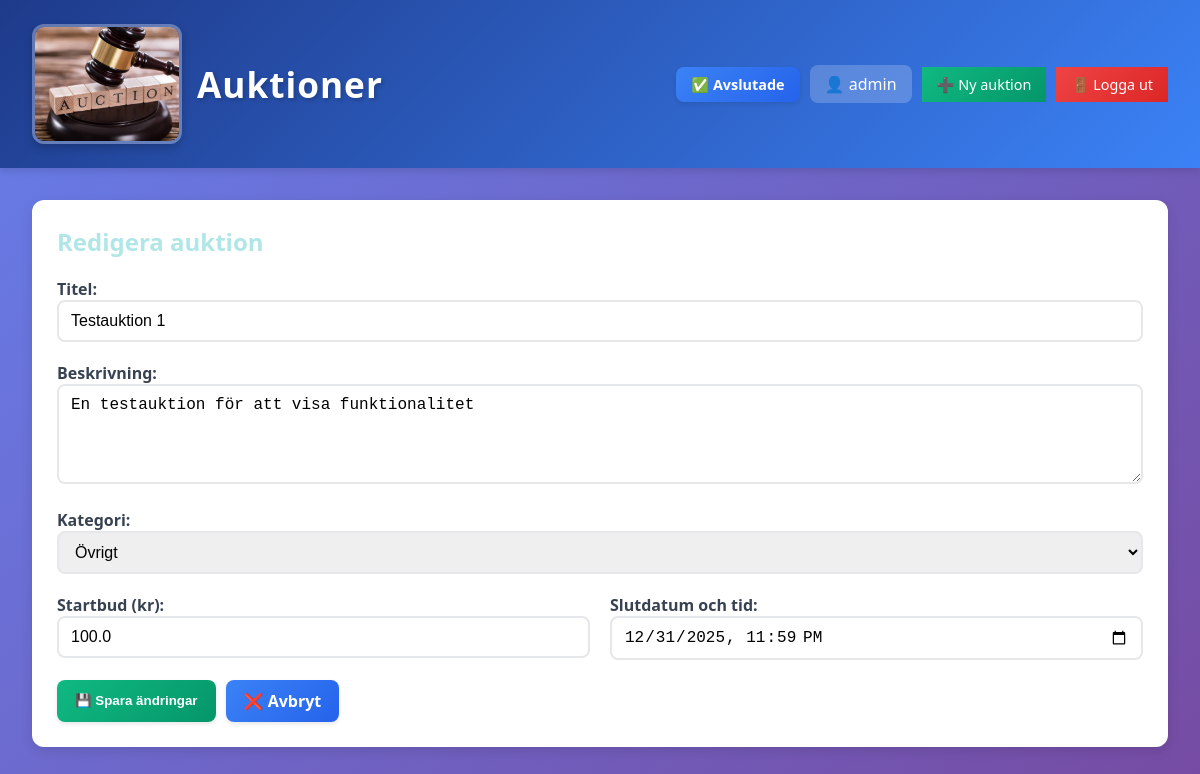
Screenshot of /admin/edit/1 (signed in) with the database file from the repository.
### tables this page shows
CREATE TABLE auctions (
    id INTEGER PRIMARY KEY AUTOINCREMENT,
    title TEXT NOT NULL,
    description TEXT NOT NULL,
    starting_bid REAL NOT NULL,
    end_datetime TEXT NOT NULL,
    category TEXT DEFAULT 'Övrigt',
    likes INTEGER DEFAULT 0,
    dislikes INTEGER DEFAULT 0
);

### myblueprints/auctions/auctions_routes.py (the view, shortened to what this page needs)
@auctions_bp.route("/admin/edit/<int:id>", methods=["GET", "POST"])
@login_required
def admin_edit(id):
    categories = ["Elektronik", "Fordon", "Hem & Trädgård", "Kläder & Accessoarer", "Sport & Fritid", "Samlarprylar", "Övrigt"]
    auction = AuctionRepository.get_by_id(id)
    return render_template("admin_edit.html", auction=auction, categories=categories)

### database.py (called while the page is built)
def get_db():
    if "db" not in g:
        g.db = sqlite3.connect(DATABASE)
        g.db.row_factory = sqlite3.Row
    return g.db

### dbrepositories/auction_repository.py (called while the page is built)
    @staticmethod
    def get_by_id(auction_id):
        return get_db().execute(
            "SELECT * FROM auctions WHERE id = ?",
            (auction_id,)
        ).fetchone()

### myblueprints/auctions/auctions_routes.py (called while the page is built)
def login_required(f):
    @wraps(f)
    def decorated_function(*args, **kwargs):
        if not session.get('logged_in'):
            flash('Du måste logga in för att komma åt den här sidan.')
            return redirect('/login')
        return f(*args, **kwargs)
    return decorated_function

### templates/admin_edit.html
{% extends "base.html" %}
{% block content %}
<div class="detail-section">
    <h2 style="color: #b1e6e6; margin-top: 0;">Redigera auktion</h2>
    <form method="post" style="display: flex; flex-direction: column; gap: 20px;">
        <div>
            <label for="title"><strong>Titel:</strong></label><br>
            <input name="title" id="title" value="{{ auction.title }}" required style="width: 100%;">
        </div>
        <div>
            <label for="description"><strong>Beskrivning:</strong></label><br>
            <textarea name="description" id="description" required>{{ auction.description }}</textarea>
        </div>
        <div>
            <label for="category"><strong>Kategori:</strong></label><br>
            <select name="category" id="category" required style="width: 100%;">
                {% for cat in categories %}
                <option value="{{ cat }}" {% if cat == auction.category %}selected{% endif %}>{{ cat }}</option>
                {% endfor %}
            </select>
        </div>
        <div style="display: flex; gap: 20px;">
            <div style="flex: 1;">
                <label for="starting_bid"><strong>Startbud (kr):</strong></label><br>
                <input name="starting_bid" id="starting_bid" type="number" step="1" min="1"
                       value="{{ auction.starting_bid }}" required style="width: 100%;">
            </div>
            <div style="flex: 1;">
                <label for="end_datetime"><strong>Slutdatum och tid:</strong></label><br>
                <input name="end_datetime" id="end_datetime" type="datetime-local"
                       value="{{ auction.end_datetime[:16] }}" required style="width: 100%;">
            </div>
        </div>
        <div style="display: flex; gap: 10px;">
            <button type="submit" class="btn-success">💾 Spara ändringar</button>
            <a href="/auction/{{ auction.id }}" class="btn">❌ Avbryt</a>
        </div>
    </form>
</div>
{% endblock %}

### static/style.css (style rules this page uses)
* { box-sizing: border-box; }
body { font-family: 'Segoe UI', Tahoma, Geneva, Verdana, sans-serif; background: linear-gradient(135deg, #667eea 0%, #764ba2 100%); background-attachment: fixed; margin: 0; padding: 0; min-height: 100vh; }
button, .btn { background: linear-gradient(135deg, #3b82f6 0%, #2563eb 100%); color: white; border: none; padding: 10px 18px; border-radius: 8px; cursor: pointer; font-weight: 600; transition: all 0.3s ease; box-shadow: 0 2px 4px rgba(0, 0, 0, 0.1); text-decoration: none; display: inline-block; }
.btn-success { background: linear-gradient(135deg, #10b981 0%, #059669 100%); }
input, textarea, select { padding: 10px 12px; margin-right: 5px; border: 2px solid #e5e7eb; border-radius: 8px; font-size: 1rem; transition: all 0.3s ease; }
textarea { width: 100%; min-height: 100px; resize: vertical; }
.detail-section { background: white; padding: 25px; border-radius: 12px; margin-bottom: 20px; box-shadow: 0 4px 12px rgba(0, 0, 0, 0.1); }
form { margin: 0; }
label { font-weight: 600; color: #374151; margin-right: 10px; }

### rows the page displays
auctions: title "Testauktion 1", description "En testauktion för att visa funktionalitet", category "Övrigt", starting_bid "100.0", end_datetime "12/31/2025 23:59"

### other values shown
{{ session.get('username') }} "admin"
